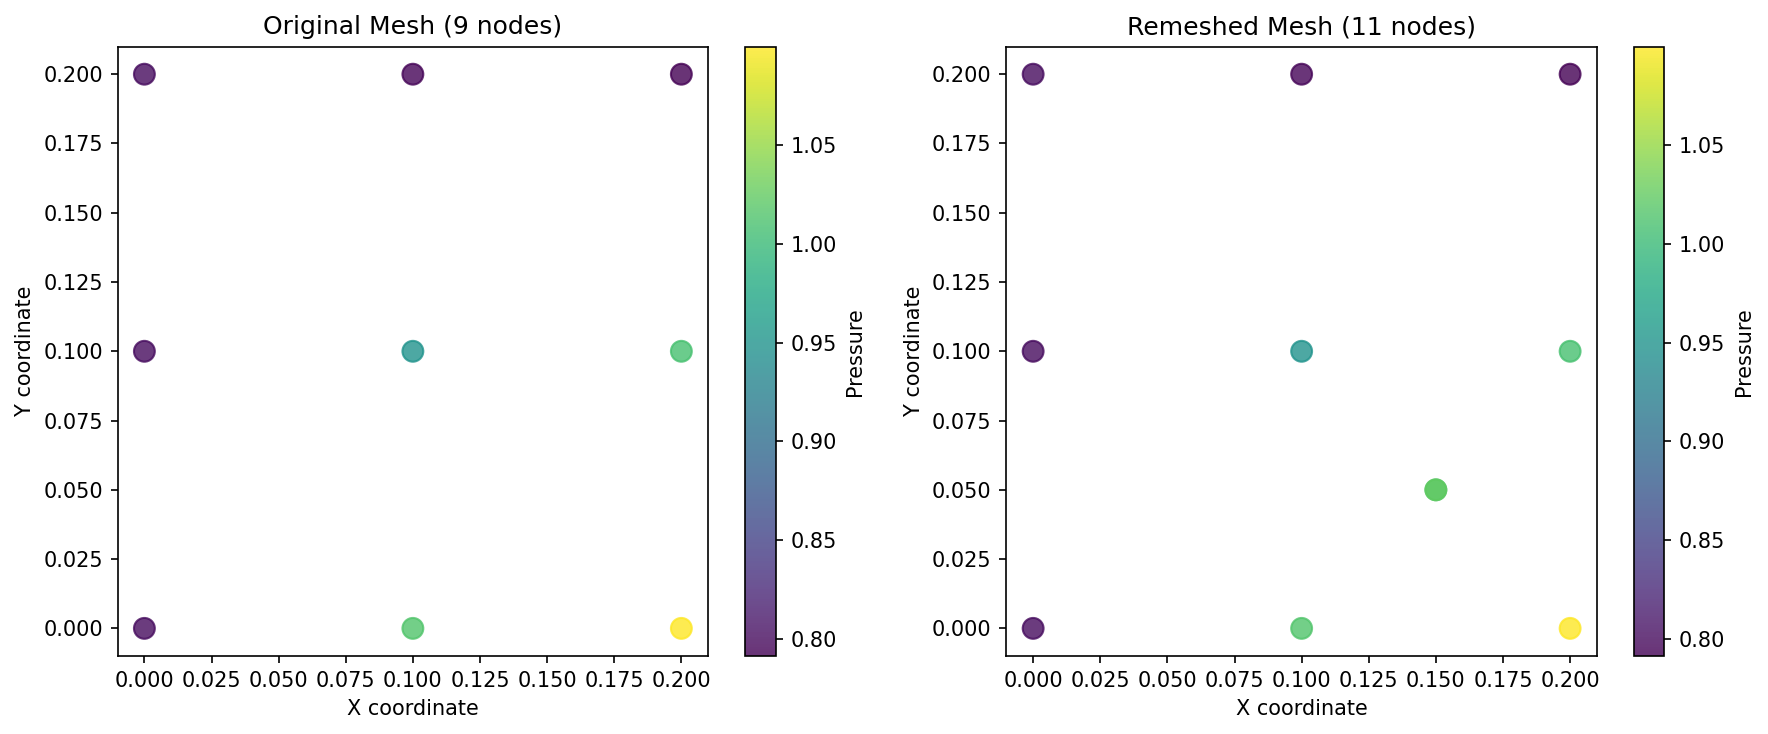

Reproduce this figure in Python.
#!/usr/bin/env python3
"""
MeshGraphNet Adaptive Remeshing Demo

This script demonstrates the key concepts of adaptive remeshing
as discussed in Issue #519, showing how node counts change and
how ground truth interpolation works during training.
"""

import numpy as np
import matplotlib.pyplot as plt
from typing import Dict, List, Tuple, NamedTuple
from dataclasses import dataclass
import scipy.spatial
from scipy.interpolate import griddata


@dataclass 
class Node:
    """Mesh node with position and fields"""
    id: int
    position: np.ndarray  # [x, y] coordinates
    velocity: np.ndarray  # [vx, vy] velocity field
    pressure: float       # pressure field
    node_type: int        # node type (see NodeType enum)


@dataclass
class Edge:
    """Mesh edge connecting two nodes"""
    node1_id: int
    node2_id: int
    length: float
    

@dataclass  
class Mesh:
    """Mesh representation with nodes and connectivity"""
    nodes: List[Node]
    edges: List[Edge]
    triangles: List[Tuple[int, int, int]]  # triangle connectivity
    

class NodeType:
    """Node type enumeration matching MeshGraphNet"""
    NORMAL = 0
    OBSTACLE = 1
    AIRFOIL = 2
    HANDLE = 3
    INFLOW = 4
    OUTFLOW = 5
    WALL_BOUNDARY = 6
    SIZE = 9  # Sizing field nodes


class AdaptiveRemesher:
    """
    Simplified adaptive remesher demonstrating MeshGraphNet concepts
    """
    
    def __init__(self, split_ratio: float = 1.4, collapse_ratio: float = 0.6):
        self.split_ratio = split_ratio      # Split edges longer than this * desired_length
        self.collapse_ratio = collapse_ratio  # Collapse edges shorter than this * desired_length
        
    def compute_sizing_field(self, mesh: Mesh) -> np.ndarray:
        """
        Compute desired edge length at each node based on field gradients
        This simulates what the neural network would predict
        """
        sizing_field = np.ones(len(mesh.nodes)) * 0.1  # Default edge length
        
        for i, node in enumerate(mesh.nodes):
            # Simulate adaptive sizing based on pressure gradient
            # In real implementation, this would be predicted by neural network
            local_gradient = np.linalg.norm([
                node.velocity[0] * 0.1,  # Velocity-based refinement
                abs(node.pressure) * 0.05  # Pressure-based refinement
            ])
            
            # Smaller edges needed in high-gradient regions
            desired_length = max(0.02, 0.15 / (1 + local_gradient * 10))
            sizing_field[i] = desired_length
            
        return sizing_field
        
    def remesh(self, mesh: Mesh, sizing_field: np.ndarray) -> Mesh:
        """
        Apply adaptive remeshing based on sizing field
        Returns new mesh with potentially different node count
        """
        print(f"🔄 Remeshing: Input mesh has {len(mesh.nodes)} nodes")
        
        new_nodes = list(mesh.nodes)  # Start with existing nodes
        new_edges = []
        nodes_to_remove = set()
        
        # Process each edge for splitting/collapsing
        for edge in mesh.edges:
            node1 = mesh.nodes[edge.node1_id]
            node2 = mesh.nodes[edge.node2_id]
            
            current_length = edge.length
            desired_length = (sizing_field[edge.node1_id] + sizing_field[edge.node2_id]) / 2
            
            if current_length > self.split_ratio * desired_length:
                # SPLIT: Add new node at edge midpoint
                new_node_id = len(new_nodes)
                midpoint_pos = (node1.position + node2.position) / 2
                
                # Interpolate fields to new node
                new_velocity = (node1.velocity + node2.velocity) / 2
                new_pressure = (node1.pressure + node2.pressure) / 2
                
                new_node = Node(
                    id=new_node_id,
                    position=midpoint_pos,
                    velocity=new_velocity, 
                    pressure=new_pressure,
                    node_type=NodeType.NORMAL
                )
                new_nodes.append(new_node)
                
                # Create two new edges replacing the original
                new_edges.extend([
                    Edge(edge.node1_id, new_node_id, current_length/2),
                    Edge(new_node_id, edge.node2_id, current_length/2)
                ])
                print(f"  ➕ Split edge {edge.node1_id}-{edge.node2_id}, added node {new_node_id}")
                
            elif current_length < self.collapse_ratio * desired_length:
                # COLLAPSE: Mark one node for removal (simplified)
                if node1.node_type == NodeType.NORMAL:  # Only remove normal nodes
                    nodes_to_remove.add(edge.node1_id)
                    print(f"  ➖ Collapsed edge {edge.node1_id}-{edge.node2_id}, removing node {edge.node1_id}")
                else:
                    new_edges.append(edge)  # Keep edge
            else:
                # Keep edge unchanged
                new_edges.append(edge)
        
        # Remove collapsed nodes (simplified - in reality need to update connectivity)
        final_nodes = [node for node in new_nodes if node.id not in nodes_to_remove]
        
        # Update node IDs to be consecutive
        for i, node in enumerate(final_nodes):
            node.id = i
            
        print(f"✅ Remeshing complete: Output mesh has {len(final_nodes)} nodes")
        print(f"   📊 Node count change: {len(mesh.nodes)} → {len(final_nodes)} ({len(final_nodes) - len(mesh.nodes):+d})")
        
        return Mesh(nodes=final_nodes, edges=new_edges, triangles=mesh.triangles)


class GroundTruthInterpolator:
    """
    Interpolates ground truth fields from original mesh to remeshed topology
    This solves the core challenge of computing loss with variable node counts
    """
    
    def interpolate_fields(self, original_mesh: Mesh, remeshed_mesh: Mesh, 
                          original_ground_truth: Dict) -> Dict:
        """
        Interpolate ground truth fields to new mesh topology
        """
        print(f"🔄 Interpolating ground truth: {len(original_mesh.nodes)} → {len(remeshed_mesh.nodes)} nodes")
        
        # Extract positions and field values from original mesh
        original_positions = np.array([node.position for node in original_mesh.nodes])
        original_velocities = np.array([node.velocity for node in original_mesh.nodes])
        original_pressures = np.array([node.pressure for node in original_mesh.nodes])
        
        # Target positions (remeshed mesh)
        target_positions = np.array([node.position for node in remeshed_mesh.nodes])
        
        # Interpolate using scipy's griddata (barycentric interpolation)
        interpolated_velocities = self._interpolate_vector_field(
            original_positions, original_velocities, target_positions
        )
        
        interpolated_pressures = griddata(
            points=original_positions,
            values=original_pressures,
            xi=target_positions,
            method='linear',
            fill_value=0.0
        )
        
        interpolated_ground_truth = {
            'velocity': interpolated_velocities,
            'pressure': interpolated_pressures,
            'positions': target_positions
        }
        
        print("✅ Ground truth interpolation complete")
        return interpolated_ground_truth
    
    def _interpolate_vector_field(self, original_pos: np.ndarray, 
                                 original_vectors: np.ndarray, 
                                 target_pos: np.ndarray) -> np.ndarray:
        """Interpolate vector field components separately"""
        vx_interp = griddata(original_pos, original_vectors[:, 0], target_pos, 
                           method='linear', fill_value=0.0)
        vy_interp = griddata(original_pos, original_vectors[:, 1], target_pos,
                           method='linear', fill_value=0.0)
        return np.column_stack([vx_interp, vy_interp])


def compute_loss_with_variable_topology(predicted_fields: Dict, 
                                       interpolated_ground_truth: Dict) -> float:
    """
    Compute training loss when mesh topology changes between prediction and target
    """
    # MSE loss on velocity field
    velocity_loss = np.mean(
        (predicted_fields['velocity'] - interpolated_ground_truth['velocity'])**2
    )
    
    # MSE loss on pressure field  
    pressure_loss = np.mean(
        (predicted_fields['pressure'] - interpolated_ground_truth['pressure'])**2
    )
    
    total_loss = velocity_loss + pressure_loss
    
    print(f"📊 Loss computation:")
    print(f"   Velocity loss: {velocity_loss:.6f}")
    print(f"   Pressure loss: {pressure_loss:.6f}")
    print(f"   Total loss: {total_loss:.6f}")
    
    return total_loss


def create_sample_mesh() -> Mesh:
    """Create a simple sample mesh for demonstration"""
    # Create a 3x3 grid of nodes
    nodes = []
    node_id = 0
    
    for i in range(3):
        for j in range(3):
            position = np.array([i * 0.1, j * 0.1])
            
            # Simulate some interesting velocity and pressure fields
            velocity = np.array([
                0.1 * np.sin(position[0] * 10),  # Varying velocity
                0.05 * np.cos(position[1] * 15)
            ])
            pressure = 0.8 + 0.3 * np.sin(position[0] * 8) * np.cos(position[1] * 8)
            
            nodes.append(Node(
                id=node_id,
                position=position,
                velocity=velocity,
                pressure=pressure,
                node_type=NodeType.NORMAL
            ))
            node_id += 1
    
    # Create edges (simplified connectivity)
    edges = []
    for i in range(len(nodes)):
        for j in range(i+1, len(nodes)):
            distance = np.linalg.norm(nodes[i].position - nodes[j].position)
            if distance < 0.15:  # Connect nearby nodes
                edges.append(Edge(i, j, distance))
    
    return Mesh(nodes=nodes, edges=edges, triangles=[])


def visualize_remeshing_demo(original_mesh: Mesh, remeshed_mesh: Mesh):
    """Visualize the before/after of remeshing"""
    fig, (ax1, ax2) = plt.subplots(1, 2, figsize=(12, 5))
    
    # Plot original mesh
    orig_pos = np.array([node.position for node in original_mesh.nodes])
    orig_pressures = np.array([node.pressure for node in original_mesh.nodes])
    
    scatter1 = ax1.scatter(orig_pos[:, 0], orig_pos[:, 1], c=orig_pressures, 
                          cmap='viridis', s=100, alpha=0.8)
    ax1.set_title(f'Original Mesh ({len(original_mesh.nodes)} nodes)')
    ax1.set_xlabel('X coordinate')
    ax1.set_ylabel('Y coordinate')
    plt.colorbar(scatter1, ax=ax1, label='Pressure')
    
    # Plot remeshed mesh
    remesh_pos = np.array([node.position for node in remeshed_mesh.nodes])
    remesh_pressures = np.array([node.pressure for node in remeshed_mesh.nodes])
    
    scatter2 = ax2.scatter(remesh_pos[:, 0], remesh_pos[:, 1], c=remesh_pressures,
                          cmap='viridis', s=100, alpha=0.8)
    ax2.set_title(f'Remeshed Mesh ({len(remeshed_mesh.nodes)} nodes)')
    ax2.set_xlabel('X coordinate') 
    ax2.set_ylabel('Y coordinate')
    plt.colorbar(scatter2, ax=ax2, label='Pressure')
    
    plt.tight_layout()
    plt.savefig('remeshing_demo.png', dpi=150, bbox_inches='tight')
    print("📊 Visualization saved as 'remeshing_demo.png'")


def main():
    """
    Demonstrate MeshGraphNet adaptive remeshing concepts
    """
    print("🚀 MeshGraphNet Adaptive Remeshing Demo")
    print("=" * 50)
    
    # 1. Create initial mesh
    print("\n1️⃣  Creating initial mesh...")
    original_mesh = create_sample_mesh()
    print(f"✅ Created mesh with {len(original_mesh.nodes)} nodes")
    
    # 2. Apply adaptive remeshing
    print("\n2️⃣  Applying adaptive remeshing...")
    remesher = AdaptiveRemesher()
    sizing_field = remesher.compute_sizing_field(original_mesh)
    remeshed_mesh = remesher.remesh(original_mesh, sizing_field)
    
    # 3. Interpolate ground truth for loss computation
    print("\n3️⃣  Interpolating ground truth to new topology...")
    interpolator = GroundTruthInterpolator()
    
    # Simulate ground truth at next timestep (on original mesh)
    original_ground_truth = {
        'velocity': np.array([node.velocity * 1.1 for node in original_mesh.nodes]),  # Evolved velocity
        'pressure': np.array([node.pressure * 1.05 for node in original_mesh.nodes])  # Evolved pressure
    }
    
    interpolated_gt = interpolator.interpolate_fields(
        original_mesh, remeshed_mesh, original_ground_truth
    )
    
    # 4. Compute loss with variable topology
    print("\n4️⃣  Computing loss with variable topology...")
    predicted_fields = {
        'velocity': np.array([node.velocity for node in remeshed_mesh.nodes]),
        'pressure': np.array([node.pressure for node in remeshed_mesh.nodes])
    }
    
    loss = compute_loss_with_variable_topology(predicted_fields, interpolated_gt)
    
    # 5. Visualize results
    print("\n5️⃣  Creating visualization...")
    visualize_remeshing_demo(original_mesh, remeshed_mesh)
    
    print("\n🎯 Summary of Key Concepts:")
    print("   ✅ Node count DOES change during remeshing")
    print("   ✅ Remeshing IS performed during training (for *_sizing datasets)")
    print("   ✅ Ground truth is interpolated to match new topology")
    print("   ✅ Loss is computed on the remeshed mesh with interpolated targets")
    print("\n📚 This resolves the questions raised in Issue #519!")


if __name__ == "__main__":
    main()
